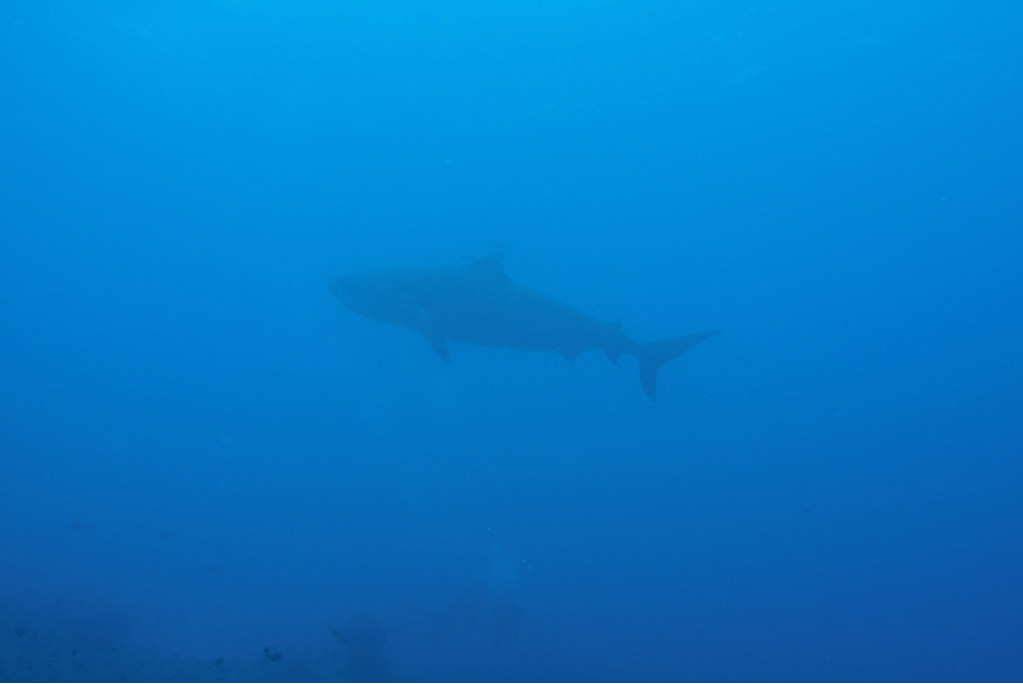
#> input picture a1/Shark.PNG, 1023 x 684 px, found by its file name
$ python 'a1 - 副本.py'
#> lines starting #> are read from the running program, lines starting #| are printed output that depends on the picture; after the words box and inside, x2 and y2 are one past the last pixel; in counts of white or black regions, pixels touching at a corner belong together
import cv2 as cv
import numpy as np
from matplotlib import pyplot as plt


img = cv.imread("Shark.png")
#> img is the input picture: shape (684, 1023, 3); mean B, G, R 198.3, 120.8, 5.3
# cv.imshow("before", img)
img = cv.cvtColor(img, cv.COLOR_BGR2RGB)
# split g,b,r
g = img[:,:,0]
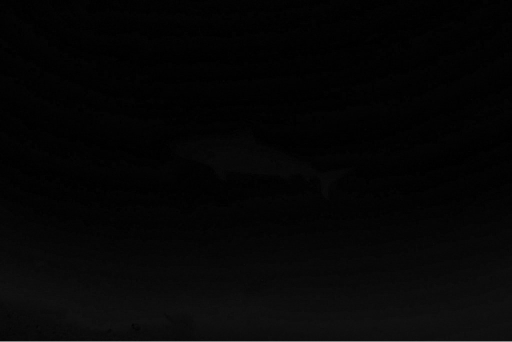
#> g: shape (684, 1023) (shown at 1/2 size); min 0, max 254, mean 5.3
b = img[:,:,1]
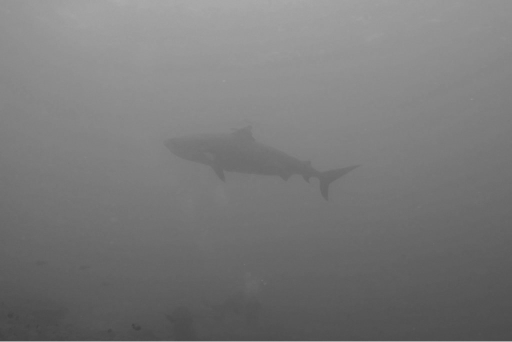
#> b: shape (684, 1023) (shown at 1/2 size); min 65, max 254, mean 120.8
r = img[:,:,2]
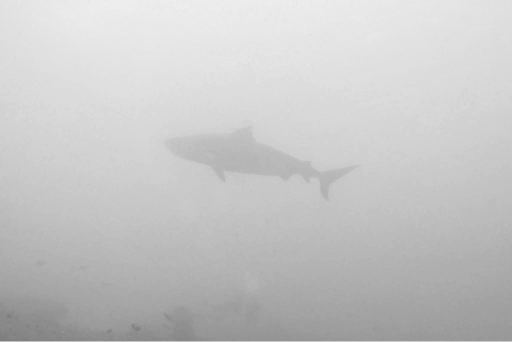
#> r: shape (684, 1023) (shown at 1/2 size); min 122, max 254, mean 198.3

# calculate hist
hist_r, bins_r = np.histogram(r, 256)
#> hist_r = 256 values, max 14061 at index 188, min 0 at index 2, mean 2733.3; bins_r = 257 values from 122 to 254
hist_g, bins_g = np.histogram(g, 256)
#> hist_g = 256 values, max 156067 at index 2, min 0 at index 22, mean 2733.3; bins_g = 257 values from 0 to 254
hist_b, bins_b = np.histogram(b, 256)
#> hist_b = 256 values, max 14162 at index 66, min 0 at index 3, mean 2733.3; bins_b = 257 values from 65 to 254

# calculate cdf
cdf_r = hist_r.cumsum()
#> cdf_r = 256 values from 1 to 699732
cdf_g = hist_g.cumsum()
#> cdf_g = 256 values from 23529 to 699732
cdf_b = hist_b.cumsum()
#> cdf_b = 256 values from 1 to 699732

# remap cdf to [0,255]
cdf_r = (cdf_r-cdf_r[0])*255/(cdf_r[-1]-1)
#> cdf_r = 256 values from 0 to 255
cdf_r = cdf_r.astype(np.uint8)# Transform from float64 back to unit8
cdf_g = (cdf_g-cdf_g[0])*255/(cdf_g[-1]-1)
#> cdf_g = 256 values from 0 to 246.4
cdf_g = cdf_g.astype(np.uint8)# Transform from float64 back to unit8
#> cdf_g = 256 values from 0 to 246
cdf_b = (cdf_b-cdf_b[0])*255/(cdf_b[-1]-1)
#> cdf_b = 256 values from 0 to 255
cdf_b = cdf_b.astype(np.uint8)# Transform from float64 back to unit8

# get pixel by cdf table
r2 = cdf_r[r]
g2 = cdf_g[g]
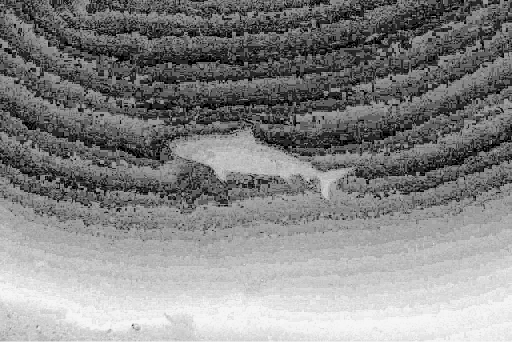
#> g2: shape (684, 1023) (shown at 1/2 size); min 0, max 246, mean 133.1
b2 = cdf_b[b]
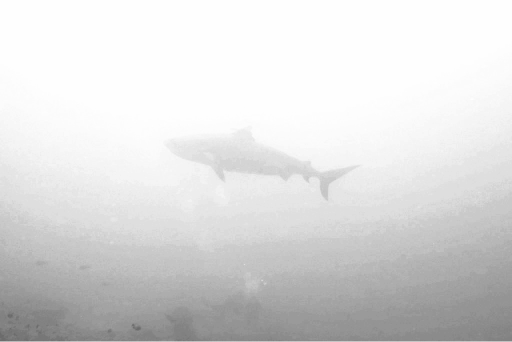
#> b2: shape (684, 1023) (shown at 1/2 size); min 100, max 254, mean 219.9

# merge g,b,r channel
img2 = img.copy()
img2[:,:,0] = g2
img2[:,:,1] = b2
img2[:,:,2] = r2
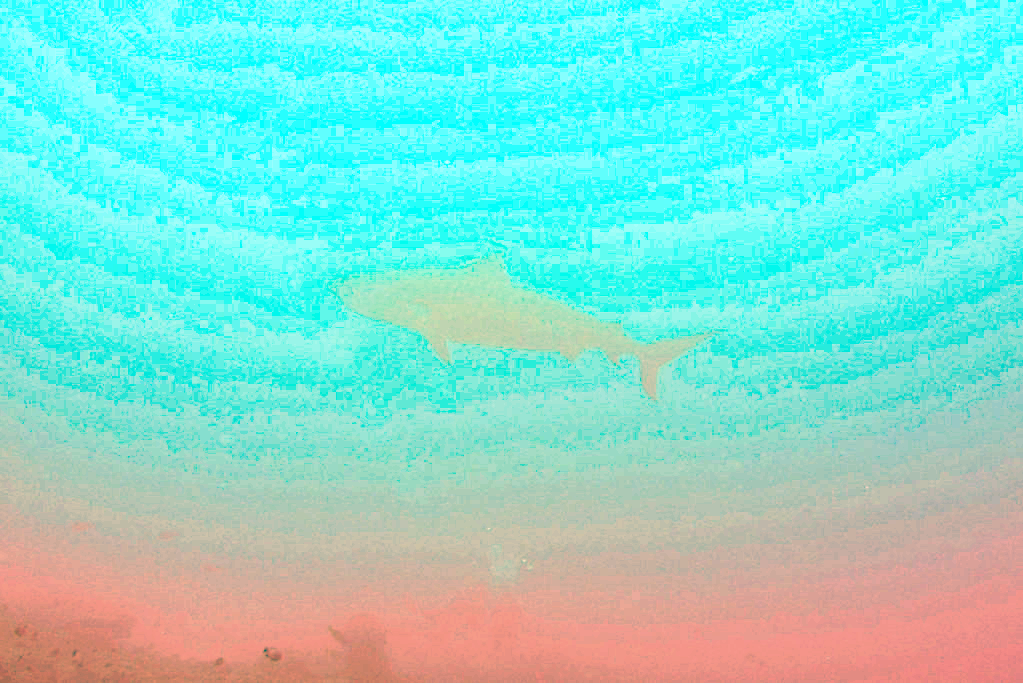
#> img2: shape (684, 1023, 3); mean R, G, B 133.1, 219.9, 208.6

# show img after histogram equalization
cv.imshow("img2", img2)


# [22 lines of commented-out code are left out]
cv.waitKey(0)

$ run again, with a1/fish.PNG copied over a1/Shark.PNG
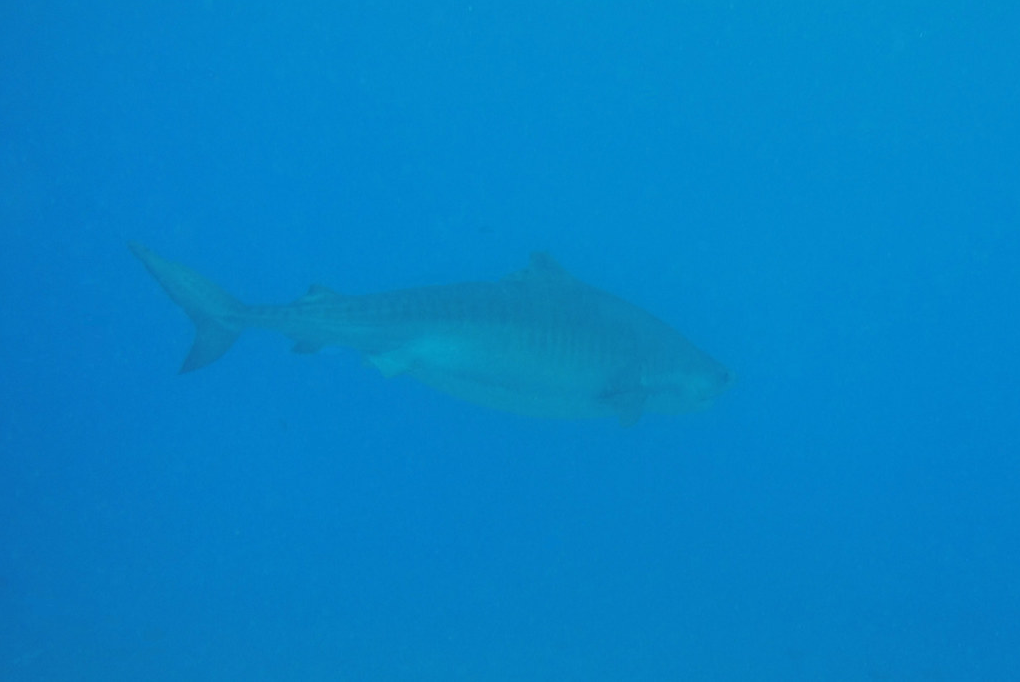
#> input picture a1/fish.PNG, 1020 x 682 px, found by its file name
#> img is the input picture: shape (682, 1020, 3); mean B, G, R 198.7, 130, 4
#> hist_r = 256 values, max 83985 at index 188, min 0 at index 1, mean 2717.3; bins_r = 257 values from 166 to 219
#> hist_g = 256 values, max 135204 at index 42, min 0 at index 1, mean 2717.3; bins_g = 257 values from 0 to 18
#> hist_b = 256 values, max 67998 at index 109, min 0 at index 1, mean 2717.3; bins_b = 257 values from 104 to 158
#> `cdf_r = hist_r.cumsum()`: cdf_r = 256 values from 1 to 695640
#> `cdf_g = hist_g.cumsum()`: cdf_g = 256 values from 19319 to 695640
#> `cdf_b = hist_b.cumsum()`: cdf_b = 256 values from 1 to 695640
#> `cdf_r = (cdf_r-cdf_r[0])*255/(cdf_r[-1]-1)`: cdf_r = 256 values from 0 to 255
#> `cdf_g = (cdf_g-cdf_g[0])*255/(cdf_g[-1]-1)`: cdf_g = 256 values from 0 to 247.9
#> `cdf_g = cdf_g.astype(np.uint8)# Transform from float64 back to unit8`: cdf_g = 256 values from 0 to 247
#> `cdf_b = (cdf_b-cdf_b[0])*255/(cdf_b[-1]-1)`: cdf_b = 256 values from 0 to 255
#> `g2 = cdf_g[g]`:
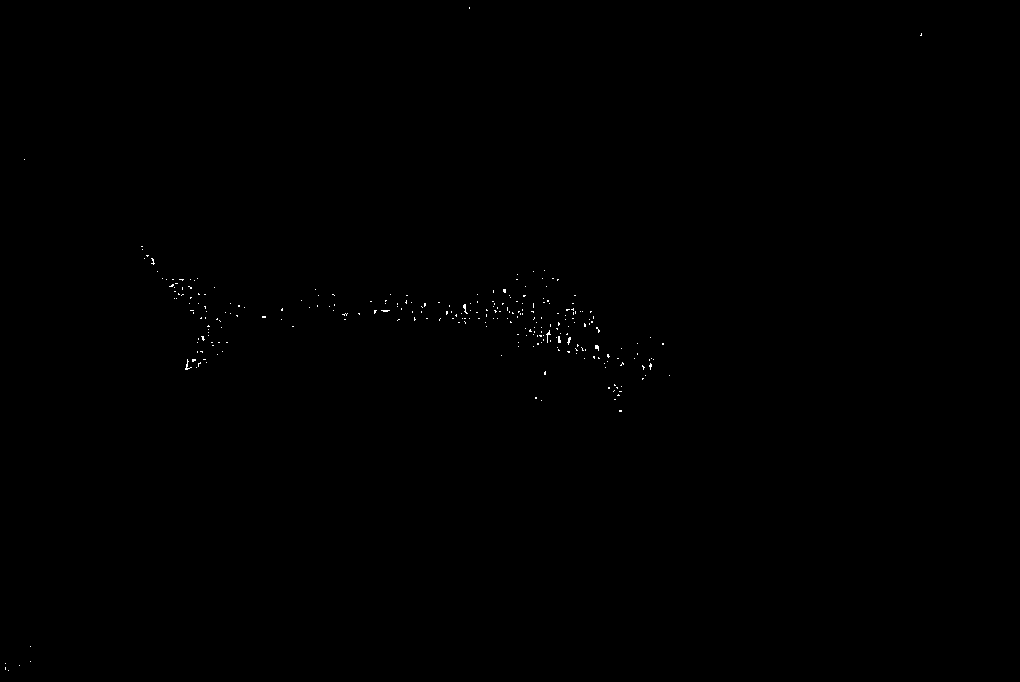
#> g2: shape (682, 1020); values 0 (black) and 24 (white), 0.12% white in thin lines or dots, all inside (x1, y1, x2, y2) = (5, 7, 922, 671)
#> `img2[:,:,2] = r2`:
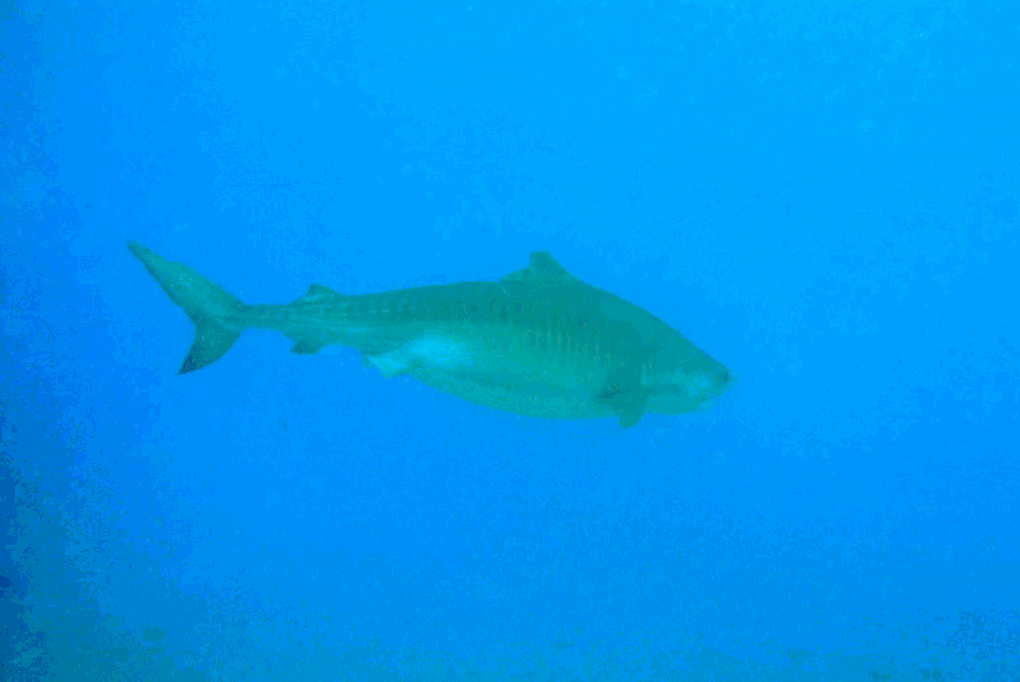
#> img2: shape (682, 1020, 3); mean R, G, B 0, 150.2, 237.7

$ run again, with a1/gg.png copied over a1/Shark.PNG
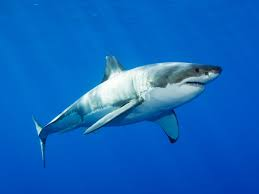
#> input picture a1/gg.png, 259 x 194 px, found by its file name
#> img is the input picture: shape (194, 259, 3); mean B, G, R 189.8, 100.9, 15.7
#> `r = img[:,:,2]`:
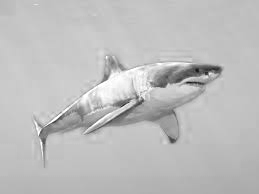
#> r: shape (194, 259); min 21, max 255, mean 189.8
#> hist_r = 256 values, max 3185 at index 191, min 0 at index 1, mean 196.3; bins_r = 257 values from 21 to 255
#> hist_g = 256 values, max 21131 at index 0, min 4 at index 253, mean 196.3; bins_g = 257 values from 0 to 255
#> hist_b = 256 values, max 1765 at index 97, min 0 at index 5, mean 196.3; bins_b = 257 values from 13 to 255
#> `cdf_r = hist_r.cumsum()`: cdf_r = 256 values from 1 to 50246
#> `cdf_g = hist_g.cumsum()`: cdf_g = 256 values from 21131 to 50246
#> `cdf_b = hist_b.cumsum()`: cdf_b = 256 values from 2 to 50246
#> `cdf_r = (cdf_r-cdf_r[0])*255/(cdf_r[-1]-1)`: cdf_r = 256 values from 0 to 255
#> `cdf_g = (cdf_g-cdf_g[0])*255/(cdf_g[-1]-1)`: cdf_g = 256 values from 0 to 147.8
#> `cdf_g = cdf_g.astype(np.uint8)# Transform from float64 back to unit8`: cdf_g = 256 values from 0 to 147
#> `cdf_b = (cdf_b-cdf_b[0])*255/(cdf_b[-1]-1)`: cdf_b = 256 values from 0 to 255
#> `cdf_b = cdf_b.astype(np.uint8)# Transform from float64 back to unit8`: cdf_b = 256 values from 0 to 254
#> `img2[:,:,2] = r2`:
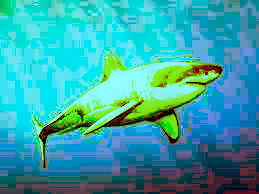
#> img2: shape (194, 259, 3); mean R, G, B 52.3, 163.8, 167.6
